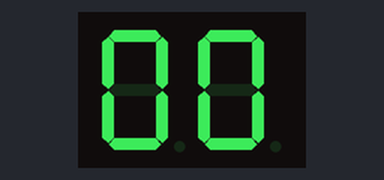
A sketch run on a simulated Arduino Uno, built with avr-gcc and run on an emulated ATmega328P. Shown: 2-digit seven-segment display. Wiring (inferred from the names in the program): 2-digit 7-segment display, segments lit when HIGH: segments pin 2, pin 3, pin 4, pin 5, pin 6, pin 7, pin 8, pin 9; digit selects pin 11, pin 10. The segment pins are drawn as the display they are named for.

Above: at 0.1 s.
At 4.81 s:
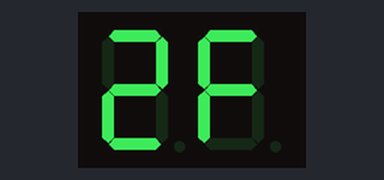
At 9.1 s:
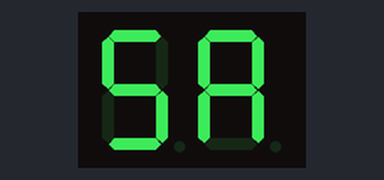
At 19.9 s:
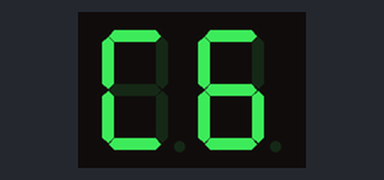
At 30.21 s:
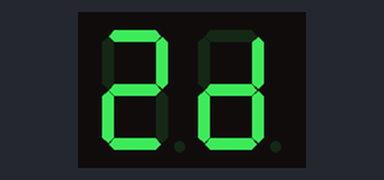
At 39.91 s:
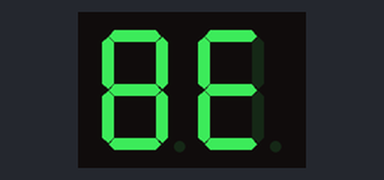

The sketch:

multiplex_2_dec7.ino
```cpp
// Multiplexação de 2 Decodificadores de 7 segmentos
#include <TimerOne.h>

#define DISP_UNIDADE 10
#define DISP_DEZENA 11

int num = 0, valor_unidade = 0, valor_dezena = 0;
int disposicao_pinos[8] = { 2, 3, 4, 5, 6, 7, 8, 9 };

int digitos[16][8] = {
  { 1, 1, 1, 1, 1, 1, 0, 0 },  // 0
  { 0, 1, 1, 0, 0, 0, 0, 0 },  // 1
  { 1, 1, 0, 1, 1, 0, 1, 0 },  // 2
  { 1, 1, 1, 1, 0, 0, 1, 0 },  // 3
  { 0, 1, 1, 0, 0, 1, 1, 0 },  // 4
  { 1, 0, 1, 1, 0, 1, 1, 0 },  // 5
  { 1, 0, 1, 1, 1, 1, 1, 0 },  // 6
  { 1, 1, 1, 0, 0, 0, 0, 0 },  // 7
  { 1, 1, 1, 1, 1, 1, 1, 0 },  // 8
  { 1, 1, 1, 0, 0, 1, 1, 0 },  // 9
  { 1, 1, 1, 0, 1, 1, 1, 0 },  // A
  { 0, 0, 1, 1, 1, 1, 1, 0 },  // B
  { 1, 0, 0, 1, 1, 1, 0, 0 },  // C
  { 0, 1, 1, 1, 1, 0, 1, 0 },  // D
  { 1, 0, 0, 1, 1, 1, 1, 0 },  // E
  { 1, 0, 0, 0, 1, 1, 1, 0 }   // F
};

void imprimeNumero(int n) {
  for (int i = 0; i < 8; i++) {
    digitalWrite(disposicao_pinos[i], digitos[n][i]);
  }
}

void trocarDisplay() {
  static bool alternar = false;

  digitalWrite(DISP_DEZENA, LOW);
  digitalWrite(DISP_UNIDADE, LOW);

  if (alternar) {
    digitalWrite(DISP_UNIDADE, HIGH);
    imprimeNumero(valor_dezena);
  } else {
    digitalWrite(DISP_DEZENA, HIGH);
    imprimeNumero(valor_unidade);
  }

  alternar = !alternar;
}

void setup() {
  pinMode(DISP_UNIDADE, OUTPUT);
  pinMode(DISP_DEZENA, OUTPUT);

  for (int i = 0; i < 8; i++) {
    pinMode(disposicao_pinos[i], OUTPUT);
  }

  Timer1.initialize(5000);
  Timer1.attachInterrupt(trocarDisplay);
}

void loop() {
  valor_unidade = num % 16;
  valor_dezena = num / 16;

  num++;
  if (num > 255) {
    num = 0;
  }

  delay(100);
}
```
